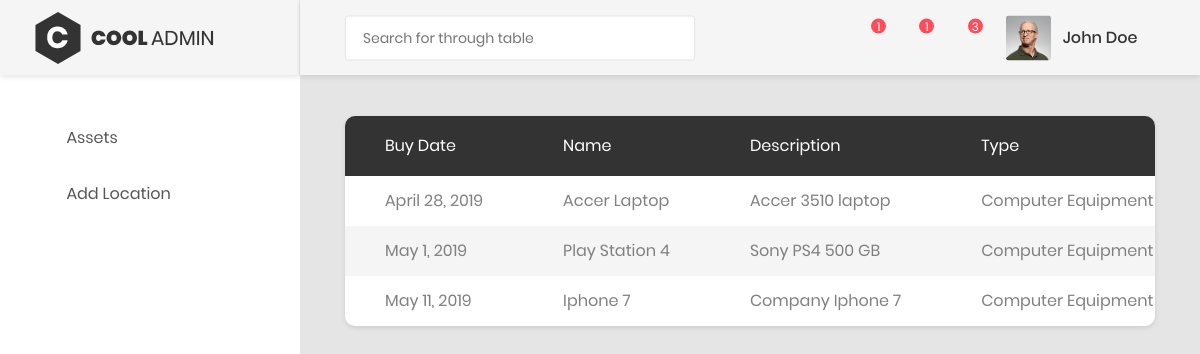
Before: /weblog/assets with the older database file.
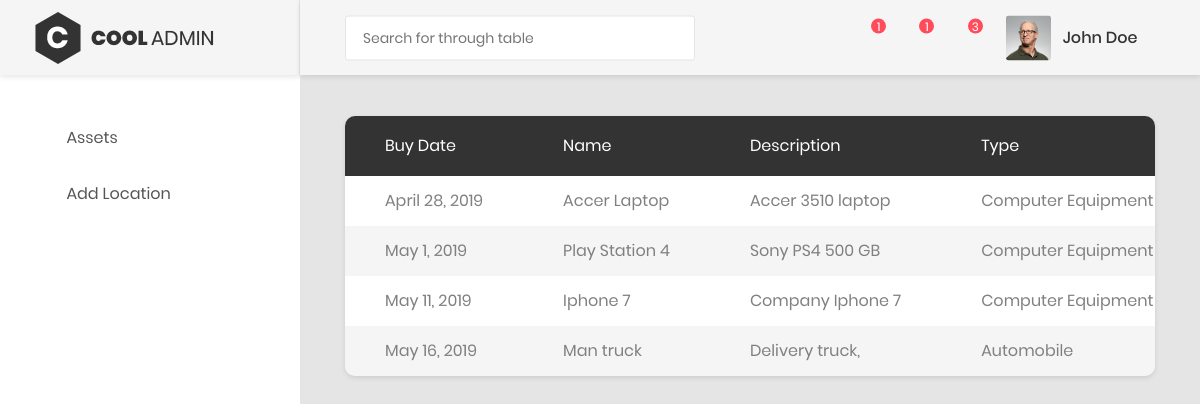
After: the same page with the newer database file.
### AMS/models.py (models this page shows, shortened)
class Asset(models.Model):
    ASSET_CHOICES = (
            ('Automobile',   'Automobile'),
            ('AV Equipment', 'AV Equipment'),
            ('Computer Equipment',  'Computer Equipment'),
            ('Office Furniture & Stationary', 'Office Furniture & Stationary'),
        )
    STATUS_CHOICES = (
            ('Working', 'Working'),
            ('Disabled', 'Disabled'),
    )
    asset_id= models.AutoField(primary_key=True)
    acquisition_date = models.DateField(default=datetime.date.today)
    asset_name =  models.CharField(max_length=50, blank=True, )
    description = models.TextField(max_length=2000)
    asset_type = models.CharField(choices=ASSET_CHOICES, max_length=30)
    asset_barcode = models.CharField(max_length=30, blank=True, )
    asset_serial_number = models.CharField(max_length=80, blank=True, )
    asset_location = models.ForeignKey("Location", on_delete=models.PROTECT)
    asset_status = models.CharField(choices=STATUS_CHOICES, max_length=10)
    asset_owner = models.CharField(max_length=50)
    asset_department = models.CharField(max_length=50)
    added_date = models.DateField(default=datetime.date.today)
    modified_date = models.DateField(default=datetime.date.today)
    purchase_value = models.DecimalField(max_digits=10, decimal_places=2,default=200.00)
    residual_value = models.DecimalField(max_digits=10, decimal_places=2,default=0.00)
    current_value = models.DecimalField(max_digits=10, decimal_places=2, default=0.00)

### AMS/views.py (the view)
# urls.py: url('assets', main.as_view(), name='main'),
class main(ListView):
    model = Asset
    template_name= 'index.html'
    context_object_name = 'assets'
    paginate_by = 10
    queryset = Asset.objects.all()

### AMS/models.py (called while the page is built)
    def __str__(self):
        return self.adress

### AMS/template/index.html (shortened to what this page needs)
<!DOCTYPE html>
<html lang="en">
<head>
    {% load static %}
    {% load i18n staticfiles %}
    <link href="{% static 'css/font-face.css' %}" rel="stylesheet" media="all">
    <link href="{% static 'vendor/font-awesome-4.7/css/font-awesome.min.css' %}" rel="stylesheet" media="all">
    <link href="{% static 'vendor/font-awesome-5/css/fontawesome-all.min.css'%}" rel="stylesheet" media="all">
    <link href="{% static 'vendor/mdi-font/css/material-design-iconic-font.min.css'%}" rel="stylesheet" media="all">
    <link href="{% static 'vendor/bootstrap-4.1/bootstrap.min.css' %}" rel="stylesheet" media="all">
    <link href="{% static 'vendor/animsition/animsition.min.css'%}" rel="stylesheet" media="all">
    <link href="{% static 'vendor/bootstrap-progressbar/bootstrap-progressbar-3.3.4.min.css'%}" rel="stylesheet" media="all">
    <link href="{% static 'vendor/wow/animate.css'%}" rel="stylesheet" media="all">
    <link href="{% static 'vendor/css-hamburgers/hamburgers.min.css'%}" rel="stylesheet" media="all">
    <link href="{% static 'vendor/slick/slick.css'%}" rel="stylesheet" media="all">
    <link href="{% static 'vendor/select2/select2.min.css'%}" rel="stylesheet" media="all">
    <link href="{% static 'vendor/perfect-scrollbar/perfect-scrollbar.css'%}" rel="stylesheet" media="all">
    <link href="{% static 'vendor/data-tables/datatables.min.css'%}" rel="stylesheet" media="all">
    <link href="{% static 'vendor/data-tables/dataTables.bootstrap4.min.css'%}" rel="stylesheet" media="all">
    <link href="{% static 'css/theme.css'%}" rel="stylesheet" media="all">
</head>
<body class="animsition">
    <div class="page-wrapper">
        <aside class="menu-sidebar d-none d-lg-block">
            <div class="logo">
                <a href="#">
                    <img src="images/icon/logo.png" alt="Cool Admin" />
                </a>
            </div>
            <div class="menu-sidebar__content js-scrollbar1">
                <nav class="navbar-sidebar">
                    <ul class="list-unstyled navbar__list">
                 <li class="has-sub">
                            <a class="js-arrow" href="#">
                                <i class="fas fa-copy"></i>Assets</a>
                 </li>
                         <li>
                            <a href="{% url 'location'%}">
                                <i class="fas fa-map-marker-alt"></i>Add Location</a>
                        </li>
                    </ul>
                </nav>
            </div>
        </aside>
        <div class="page-container">
            <header class="header-desktop">
                <div class="section__content section__content--p30">
                    <div class="container-fluid">
                        <div class="header-wrap">
                                <input class="au-input au-input--xl" type="text" id="txtSearch"  placeholder="Search for through table" />
                            <div class="header-button">
                                <div class="noti-wrap">
                                    <div class="noti__item js-item-menu">
                                        <i class="zmdi zmdi-comment-more"></i>
                                        <span class="quantity">1</span>
                                    </div>
                                    <div class="noti__item js-item-menu">
                                        <i class="zmdi zmdi-email"></i>
                                        <span class="quantity">1</span>
                                    </div>
                                    <div class="noti__item js-item-menu">
                                        <i class="zmdi zmdi-notifications"></i>
                                        <span class="quantity">3</span>
                                    </div>
                                </div>
                                <div class="account-wrap">
                                    <div class="account-item clearfix js-item-menu">
                                        <div class="image">
                                            <img src="images/icon/avatar-01.jpg" alt="John Doe" />
                                        </div>
                                        <div class="content">
                                            <a class="js-acc-btn" href="#">john doe</a>
                                        </div>
                                    </div>
                                </div>
                            </div>
                        </div>
                    </div>
                </div>
            </header>
            <div class="main-content">
                <div class="section__content section__content--p30">
                    <div class="container-fluid">
                        <div class="table-responsive table--no-card m-b-30">
                            <table class="table table-borderless table-striped table-earning">
                        <thead>
                            <tr>
                                <th>Buy date</th>
                                <th>Name</th>
                                <th>Description</th>
                                <th>Type</th>
                            </tr>
                        </thead>
                        <tbody id="searchBody">
                         {% for asset in assets %}
                        <tr>
                            <td>{{ asset.acquisition_date }}</td>
                            <td>{{ asset.asset_name }}</td>
                            <td>{{ asset.description }}</td>
                            <td>{{ asset.asset_type }}</td>
                        </tr>
                        {% endfor %}
                    </tbody>
                    </table>
                        </div>
                                </div>
                            </div>
                        </div>
        </div>
    </div>
</body>
</html>

Changed rows visible on the page:
added Asset: acquisition_date "May 16, 2019", asset_name "Man truck", description "Delivery truck,", asset_type "Automobile"
